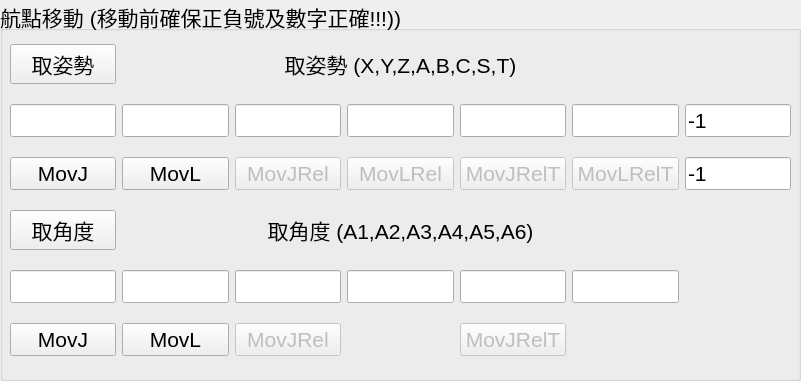
        <widget class="QGroupBox" name="cmdMovGroupBox">
         <property name="geometry">
          <rect>
           <x>640</x>
           <y>0</y>
           <width>801</width>
           <height>381</height>
          </rect>
         </property>
         <property name="font">
          <font>
           <pointsize>16</pointsize>
          </font>
         </property>
         <property name="title">
          <string>航點移動 (移動前確保正負號及數字正確!!!))</string>
         </property>
         <widget class="QWidget" name="gridLayoutWidget_5">
          <property name="geometry">
           <rect>
            <x>10</x>
            <y>30</y>
            <width>781</width>
            <height>341</height>
           </rect>
          </property>
          <property name="font">
           <font>
            <pointsize>16</pointsize>
           </font>
          </property>
          <layout class="QGridLayout" name="gridLayout_7">
           <item row="4" column="0">
            <widget class="QLineEdit" name="angleLineEdit_1">
             <property name="font">
              <font>
               <pointsize>16</pointsize>
              </font>
             </property>
             <property name="maxLength">
              <number>10</number>
             </property>
            </widget>
           </item>
           <item row="2" column="3">
            <widget class="QPushButton" name="movLByPoseRelPushButton">
             <property name="enabled">
              <bool>false</bool>
             </property>
             <property name="font">
              <font>
               <pointsize>16</pointsize>
              </font>
             </property>
             <property name="text">
              <string>MovLRel</string>
             </property>
            </widget>
           </item>
           <item row="1" column="0">
            <widget class="QLineEdit" name="poseLineEdit_1">
             <property name="font">
              <font>
               <pointsize>16</pointsize>
              </font>
             </property>
             <property name="maxLength">
              <number>10</number>
             </property>
            </widget>
           </item>
           <item row="1" column="1">
            <widget class="QLineEdit" name="poseLineEdit_2">
             <property name="font">
              <font>
               <pointsize>16</pointsize>
              </font>
             </property>
             <property name="maxLength">
              <number>10</number>
             </property>
            </widget>
           </item>
           <item row="1" column="4">
            <widget class="QLineEdit" name="poseLineEdit_5">
             <property name="font">
              <font>
               <pointsize>16</pointsize>
              </font>
             </property>
             <property name="maxLength">
              <number>10</number>
             </property>
            </widget>
           </item>
           <item row="4" column="5">
            <widget class="QLineEdit" name="angleLineEdit_6">
             <property name="font">
              <font>
               <pointsize>16</pointsize>
              </font>
             </property>
             <property name="maxLength">
              <number>10</number>
             </property>
            </widget>
           </item>
           <item row="4" column="2">
            <widget class="QLineEdit" name="angleLineEdit_3">
             <property name="font">
              <font>
               <pointsize>16</pointsize>
              </font>
             </property>
             <property name="maxLength">
              <number>10</number>
             </property>
            </widget>
           </item>
           <item row="2" column="4">
            <widget class="QPushButton" name="movJByPoseRelToolPushButton">
             <property name="enabled">
              <bool>false</bool>
             </property>
             <property name="font">
              <font>
               <pointsize>16</pointsize>
              </font>
             </property>
             <property name="text">
              <string>MovJRelT</string>
             </property>
            </widget>
           </item>
           <item row="2" column="0">
            <widget class="QPushButton" name="movJByPosePushButton">
             <property name="font">
              <font>
               <pointsize>16</pointsize>
              </font>
             </property>
             <property name="text">
              <string>MovJ</string>
             </property>
            </widget>
           </item>
           <item row="4" column="4">
            <widget class="QLineEdit" name="angleLineEdit_5">
             <property name="font">
              <font>
               <pointsize>16</pointsize>
              </font>
             </property>
             <property name="maxLength">
              <number>10</number>
             </property>
            </widget>
           </item>
           <item row="2" column="2">
            <widget class="QPushButton" name="movJByPoseRelPushButton">
             <property name="enabled">
              <bool>false</bool>
             </property>
             <property name="font">
              <font>
               <pointsize>16</pointsize>
              </font>
             </property>
             <property name="text">
              <string>MovJRel</string>
             </property>
            </widget>
           </item>
           <item row="1" column="6">
            <widget class="QLineEdit" name="poseLineEdit_7">
             <property name="font">
              <font>
               <pointsize>16</pointsize>
              </font>
             </property>
             <property name="text">
              <string extracomment="-1 means auto">-1</string>
             </property>
             <property name="maxLength">
              <number>3</number>
             </property>
            </widget>
           </item>
           <item row="1" column="2">
            <widget class="QLineEdit" name="poseLineEdit_3">
             <property name="font">
              <font>
               <pointsize>16</pointsize>
              </font>
             </property>
             <property name="maxLength">
              <number>10</number>
             </property>
            </widget>
           </item>
           <item row="1" column="3">
            <widget class="QLineEdit" name="poseLineEdit_4">
             <property name="font">
              <font>
               <pointsize>16</pointsize>
              </font>
             </property>
             <property name="maxLength">
              <number>10</number>
             </property>
            </widget>
           </item>
           <item row="4" column="3">
            <widget class="QLineEdit" name="angleLineEdit_4">
             <property name="font">
              <font>
               <pointsize>16</pointsize>
              </font>
             </property>
             <property name="maxLength">
              <number>10</number>
             </property>
            </widget>
           </item>
           <item row="2" column="5">
            <widget class="QPushButton" name="movLByPoseRelToolPushButton">
             <property name="enabled">
              <bool>false</bool>
             </property>
             <property name="font">
              <font>
               <pointsize>16</pointsize>
              </font>
             </property>
             <property name="text">
              <string>MovLRelT</string>
             </property>
            </widget>
           </item>
           <item row="1" column="5">
            <widget class="QLineEdit" name="poseLineEdit_6">
             <property name="font">
              <font>
               <pointsize>16</pointsize>
              </font>
             </property>
             <property name="maxLength">
              <number>10</number>
             </property>
            </widget>
           </item>
           <item row="2" column="1">
            <widget class="QPushButton" name="movLByPosePushButton">
             <property name="font">
              <font>
               <pointsize>16</pointsize>
              </font>
             </property>
             <property name="text">
              <string>MovL</string>
             </property>
            </widget>
           </item>
           <item row="4" column="1">
            <widget class="QLineEdit" name="angleLineEdit_2">
             <property name="font">
              <font>
               <pointsize>16</pointsize>
              </font>
             </property>
             <property name="maxLength">
              <number>10</number>
             </property>
            </widget>
           </item>
           <item row="5" column="0">
            <widget class="QPushButton" name="movJByAnglePushButton">
             <property name="font">
              <font>
               <pointsize>16</pointsize>
              </font>
             </property>
             <property name="text">
              <string>MovJ</string>
             </property>
            </widget>
           </item>
           <item row="5" column="1">
            <widget class="QPushButton" name="movLByAnglePushButton">
             <property name="font">
              <font>
               <pointsize>16</pointsize>
              </font>
             </property>
             <property name="text">
              <string>MovL</string>
             </property>
            </widget>
           </item>
           <item row="5" column="2">
            <widget class="QPushButton" name="movJByAngleRelPushButton">
             <property name="enabled">
              <bool>false</bool>
             </property>
             <property name="font">
              <font>
               <pointsize>16</pointsize>
              </font>
             </property>
             <property name="text">
              <string>MovJRel</string>
             </property>
            </widget>
           </item>
           <item row="5" column="4">
            <widget class="QPushButton" name="movJByAngleRelToolPushButton">
             <property name="enabled">
              <bool>false</bool>
             </property>
             <property name="font">
              <font>
               <pointsize>16</pointsize>
              </font>
             </property>
             <property name="text">
              <string>MovJRelT</string>
             </property>
            </widget>
           </item>
           <item row="0" column="0">
            <widget class="QPushButton" name="getCurrentToByPosePushButton">
             <property name="font">
              <font>
               <pointsize>16</pointsize>
              </font>
             </property>
             <property name="text">
              <string>取姿勢</string>
             </property>
            </widget>
           </item>
           <item row="3" column="0">
            <widget class="QPushButton" name="getCurrentToByAnglePushButton">
             <property name="font">
              <font>
               <pointsize>16</pointsize>
              </font>
             </property>
             <property name="text">
              <string>取角度</string>
             </property>
            </widget>
           </item>
           <item row="2" column="6">
            <widget class="QLineEdit" name="poseLineEdit_8">
             <property name="font">
              <font>
               <pointsize>16</pointsize>
              </font>
             </property>
             <property name="text">
              <string extracomment="-1 means auto">-1</string>
             </property>
             <property name="maxLength">
              <number>3</number>
             </property>
            </widget>
           </item>
           <item row="0" column="1" colspan="5">
            <widget class="QLabel" name="label_37">
             <property name="font">
              <font>
               <pointsize>16</pointsize>
              </font>
             </property>
             <property name="text">
              <string>取姿勢 (X,Y,Z,A,B,C,S,T)</string>
             </property>
             <property name="alignment">
              <set>Qt::AlignCenter</set>
             </property>
            </widget>
           </item>
           <item row="3" column="1" colspan="5">
            <widget class="QLabel" name="label_38">
             <property name="font">
              <font>
               <pointsize>16</pointsize>
              </font>
             </property>
             <property name="text">
              <string>取角度 (A1,A2,A3,A4,A5,A6)</string>
             </property>
             <property name="alignment">
              <set>Qt::AlignCenter</set>
             </property>
            </widget>
           </item>
          </layout>
         </widget>
        </widget>
